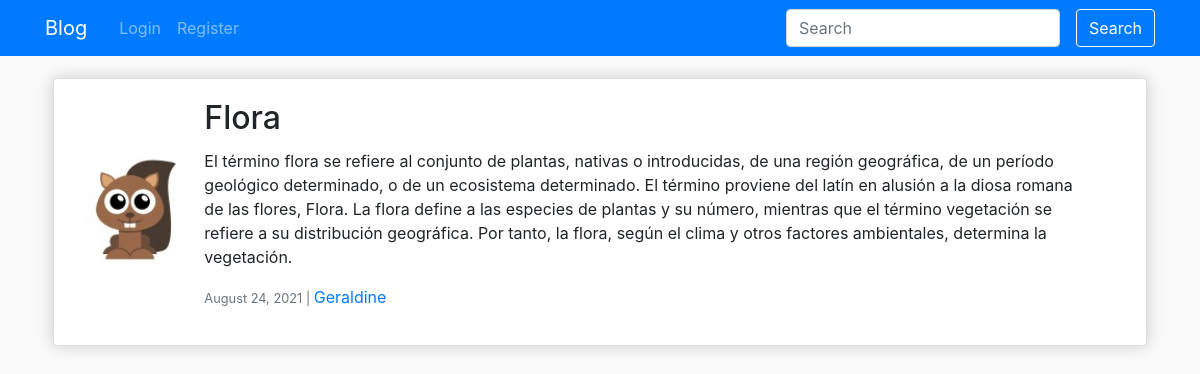
The app's page /post/2/ with its own data.
### blog/models.py (models this page shows, shortened)
class Post(models.Model):
    title = models.CharField(max_length=150)
    content = models.TextField()
    date = models.DateTimeField(default=timezone.now)
    author = models.ForeignKey(User, on_delete=CASCADE)

### users/models.py (models this page shows, shortened)
class Avatar(models.Model):
    user = models.OneToOneField(User, on_delete=models.CASCADE)
    image = models.ImageField(default='unknown.jpeg', upload_to='avatar_img')

### blog/views.py (the view)
# urls.py: path('post/<int:pk>/', PostDetailView.as_view(), name='post-detail'),
class PostDetailView(DetailView):
    model = Post

### blog/templates/blog/post_detail.html (shortened to what this page needs)
{% extends "blog/base.html" %}
{% block content %}
<div class="container p-2">
  <div class="card">
    <div class="card-body">
      <div class="row">
        <div class="col-2 post-img">
          <img class="avatar-img rounded-circle" src="{{ object.author.avatar.image.url }}" />
        </div>
        <div class="col-10 post-content">
          <h2 class="card-title">{{ object.title }}</h2>
          <p class="card-text">{{ object.content }}</p>
          <p>
            <small class="text-muted">{{ object.date|date:"F d, Y" }} | </small
            ><a href="{% url 'user-posts' object.author.username %}">{{ object.author }}</a>
          </p>
        </div>
      </div>
    </div>
  </div>
</div>
{% endblock content %}

### blog/static/blog/css/style.css (style rules this page uses)
body { padding-top: 70px; background-color: hsl(0, 0%, 98%); }
.card { box-shadow:hsl(0, 0%, 80%) 0 0 16px; }
.post-img { margin: auto 0; }
.post-content { margin-left: -50px; }
.avatar-img { height: 125px; width: 125px; }

### records on screen
Post: author.avatar.image (picture), title "Flora", content "El término flora se refiere al conjunto de plantas, nativas o introducidas, de una región geográfica, de un período geológico determinado, o de un ecosistema determinado. El término proviene del latín en alusión a la diosa romana de las flores, Flora. La flora define a las especies de plantas y su número, mientras que el término vegetación se refiere a su distribución geográfica. Por tanto, la flora, según el clima y otros factores ambientales, determina la vegetación.", date "August 24, 2021", author "Geraldine"
